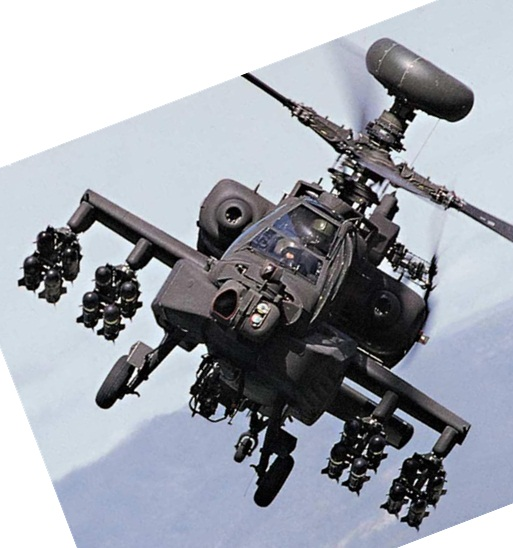
#> input picture target.jpg, 513 x 548 px, found by its file name
$ python opencv_sift.py
#> lines starting #> are read from the running program, lines starting #| are printed output that depends on the picture
import cv2
import numpy as np

image1 = cv2.imread("target.jpg")
#> image1 is the input picture: shape (548, 513, 3); mean B, G, R 173.1, 164.6, 160.6
image2 = cv2.imread("dataset/3.jpg")
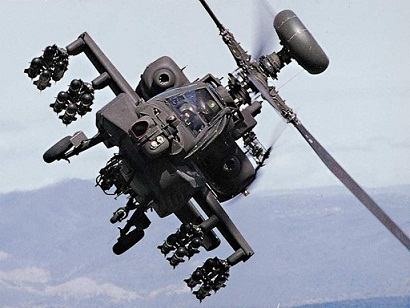
#> input picture dataset/3.jpg, 410 x 308 px, found by its file name
#> image2 is the input picture: shape (308, 410, 3); mean B, G, R 170.9, 158.1, 152.2

gray1 = cv2.cvtColor(image1, cv2.COLOR_BGR2GRAY)
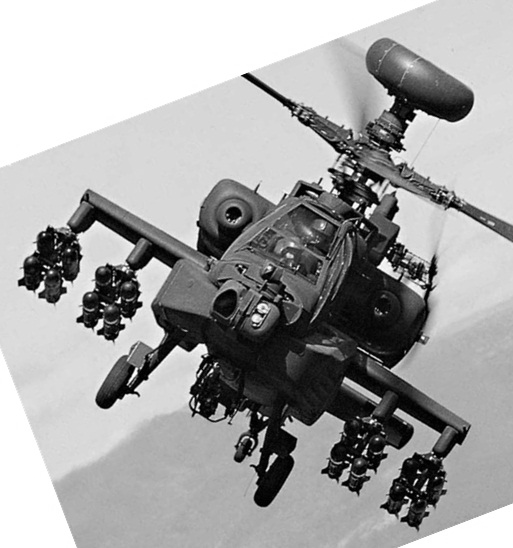
#> gray1: shape (548, 513); min 0, max 255, mean 164.3
gray2 = cv2.cvtColor(image2, cv2.COLOR_BGR2GRAY)
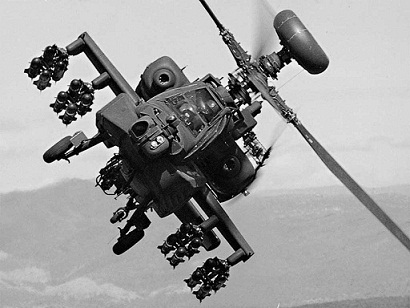
#> gray2: shape (308, 410); min 0, max 255, mean 157.8

sift = cv2.SIFT_create()

keypoints1, descriptors1 = sift.detectAndCompute(gray1, None)
#> keypoints1 = 1830 keypoints; strongest (x, y, size): (43, 273, 1.9), (362, 225, 3), (113, 285, 2), (101, 310, 2)
keypoints2, descriptors2 = sift.detectAndCompute(gray2, None)
#> keypoints2 = 537 keypoints; strongest (x, y, size): (236, 113, 1.9), (78, 103, 1.8), (236, 100, 2.5), (249, 90, 2.4)

# [10 lines of commented-out code are left out]

descriptors1 = descriptors1 / np.linalg.norm(descriptors1, axis=1)[:, None]
descriptors2 = descriptors2 / np.linalg.norm(descriptors2, axis=1)[:, None]
res = descriptors1 @ descriptors2.T
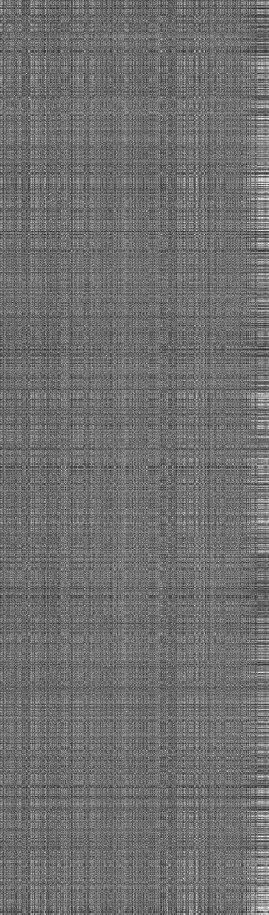
#> res: shape (1830, 537) float32 (shown at 1/2 size); min 0.0633, max 1, mean 0.439
res = res.max(axis=1)
#> res = 1830 values, max 1 at index 1469, min 0.603 at index 45, mean 0.847
print(res)
#> (printed output is left out)
